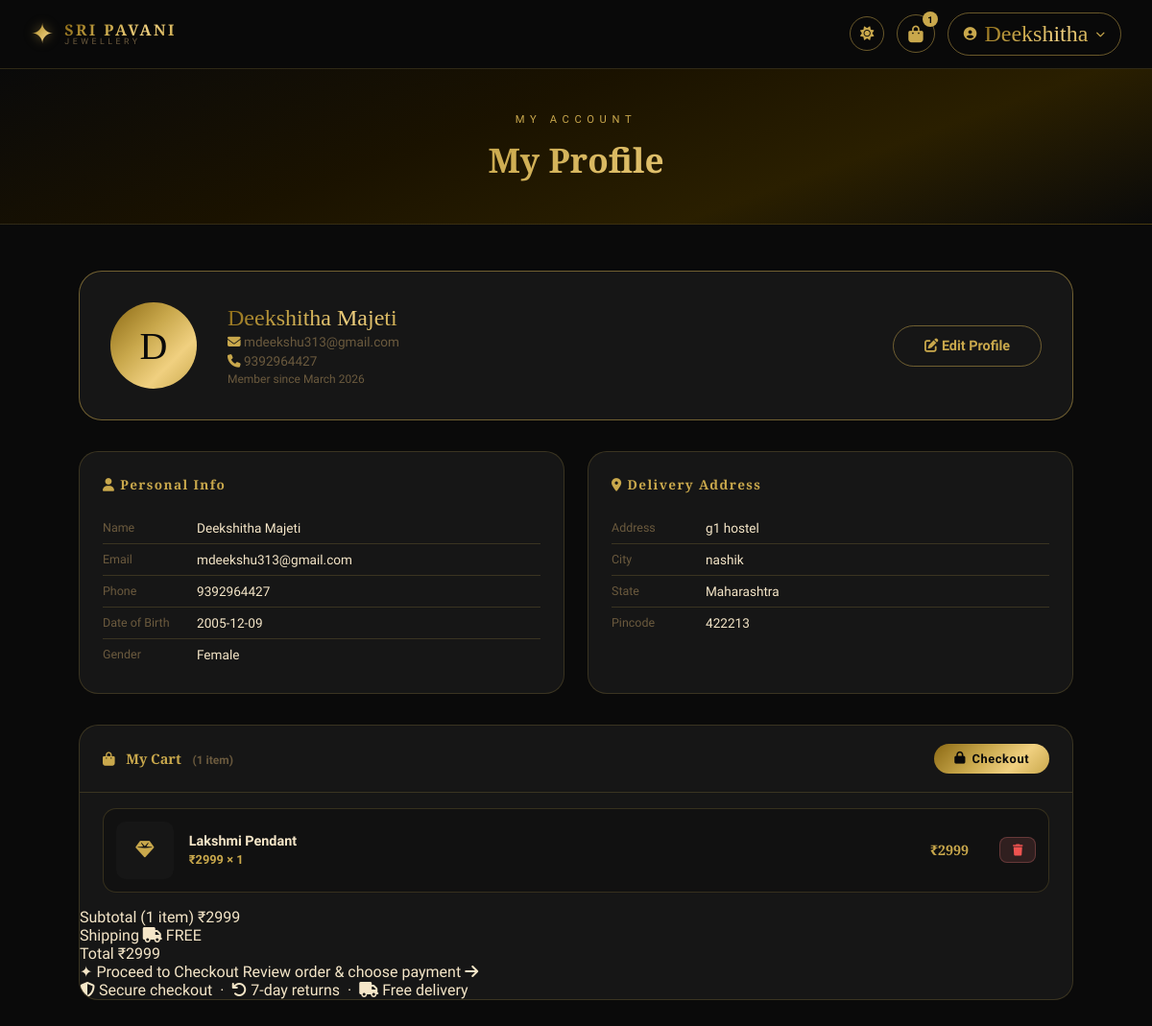
/profile (signed in), run on an earlier commit of the app's database.
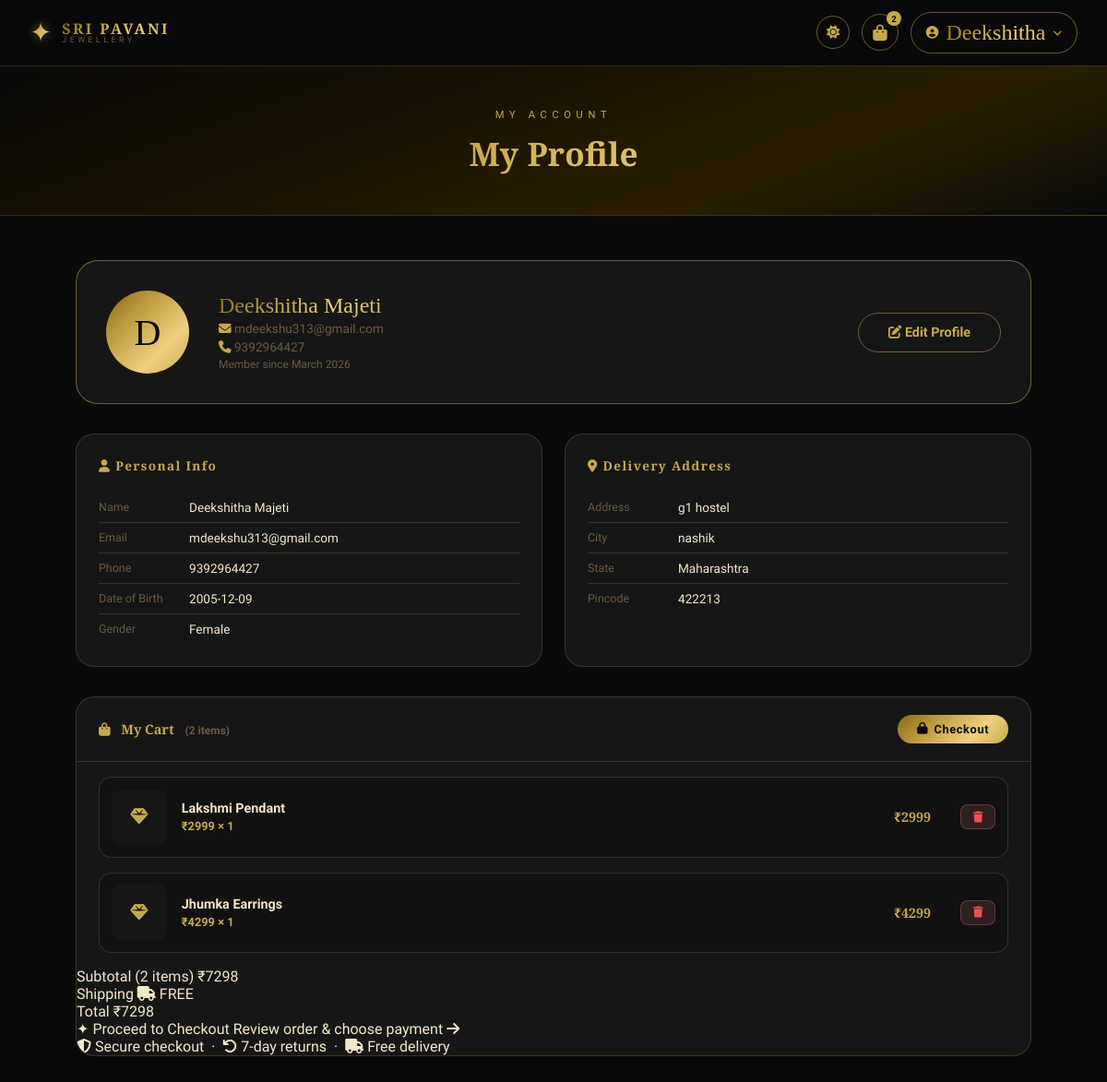
And on a later commit of the database.
### app.py (models this page shows, shortened)
class User(UserMixin, db.Model):
    id = db.Column(db.Integer, primary_key=True)
    name = db.Column(db.String(150), nullable=False)
    email = db.Column(db.String(150), unique=True, nullable=False)
    phone = db.Column(db.String(20))
    dob = db.Column(db.String(20))
    gender = db.Column(db.String(10))
    address = db.Column(db.Text)
    city = db.Column(db.String(100))
    state = db.Column(db.String(100))
    pincode = db.Column(db.String(10))
    password_hash = db.Column(db.String(256))
    is_admin = db.Column(db.Boolean, default=False)
    created_at = db.Column(db.DateTime, default=datetime.utcnow)
    cart_items = db.relationship('CartItem', backref='user', lazy=True)

class CartItem(db.Model):
    id = db.Column(db.Integer, primary_key=True)
    user_id = db.Column(db.Integer, db.ForeignKey('user.id'), nullable=False)
    product_id = db.Column(db.Integer, db.ForeignKey('product.id'), nullable=False)
    quantity = db.Column(db.Integer, default=1)
    product = db.relationship('Product')

class Product(db.Model):
    id = db.Column(db.Integer, primary_key=True)
    name = db.Column(db.String(200), nullable=False)
    description = db.Column(db.Text)
    price = db.Column(db.Float, nullable=False)
    weight = db.Column(db.Float)  # in grams
    image = db.Column(db.String(200))
    category_id = db.Column(db.Integer, db.ForeignKey('category.id'), nullable=False)
    is_new_collection = db.Column(db.Boolean, default=False)
    is_best_seller = db.Column(db.Boolean, default=False)
    is_stock_out = db.Column(db.Boolean, default=False)
    is_active = db.Column(db.Boolean, default=True)
    created_at = db.Column(db.DateTime, default=datetime.utcnow)

### app.py (the view)
@app.route('/profile')
@login_required
def profile():
    cart_items = CartItem.query.filter_by(user_id=current_user.id).all()
    total = sum(item.product.price * item.quantity for item in cart_items)
    return render_template('profile.html', cart_items=cart_items, total=total)

### app.py (called while the page is built)
@login_manager.user_loader
def load_user(user_id):
    return User.query.get(int(user_id))

def cart_count():
    if current_user.is_authenticated:
        return CartItem.query.filter_by(user_id=current_user.id).count()
    return 0

### templates/profile.html (shortened to what this page needs)
{% extends "base.html" %}
{% block content %}
<div style="background:var(--ombre-hero);padding:3rem 2rem 2rem;border-bottom:1px solid var(--border);">
  <div style="text-align:center;">
    <span class="section-eyebrow">My Account</span>
    <h2 class="section-title">My Profile</h2>
  </div>
</div>
<div class="profile-page">
  <div class="profile-hero">
    <div class="profile-avatar">{{ current_user.name[0].upper() }}</div>
    <div>
      <div class="profile-name">{{ current_user.name }}</div>
      <div class="profile-email"><i class="fas fa-envelope" style="color:var(--gold)"></i> {{ current_user.email }}</div>
      {% if current_user.phone %}<div class="profile-email"><i class="fas fa-phone" style="color:var(--gold)"></i> {{ current_user.phone }}</div>{% endif %}
      <div class="profile-joined">Member since {{ current_user.created_at.strftime('%B %Y') }}</div>
    </div>
    <div class="profile-actions">
      <a href="{{ url_for('edit_profile') }}" class="btn-outline">
        <i class="fas fa-edit"></i> Edit Profile
      </a>
    </div>
  </div>
  <div class="profile-details-grid">
    <div class="detail-card">
      <h3><i class="fas fa-user"></i> Personal Info</h3>
      <div class="detail-row"><span class="detail-label">Name</span><span class="detail-value">{{ current_user.name }}</span></div>
      <div class="detail-row"><span class="detail-label">Email</span><span class="detail-value">{{ current_user.email }}</span></div>
      <div class="detail-row"><span class="detail-label">Phone</span><span class="detail-value">{{ current_user.phone or '—' }}</span></div>
      <div class="detail-row"><span class="detail-label">Date of Birth</span><span class="detail-value">{{ current_user.dob or '—' }}</span></div>
      <div class="detail-row"><span class="detail-label">Gender</span><span class="detail-value">{{ current_user.gender or '—' }}</span></div>
    </div>
    <div class="detail-card">
      <h3><i class="fas fa-map-marker-alt"></i> Delivery Address</h3>
      <div class="detail-row"><span class="detail-label">Address</span><span class="detail-value">{{ current_user.address or '—' }}</span></div>
      <div class="detail-row"><span class="detail-label">City</span><span class="detail-value">{{ current_user.city or '—' }}</span></div>
      <div class="detail-row"><span class="detail-label">State</span><span class="detail-value">{{ current_user.state or '—' }}</span></div>
      <div class="detail-row"><span class="detail-label">Pincode</span><span class="detail-value">{{ current_user.pincode or '—' }}</span></div>
    </div>
  </div>
  <div class="cart-section">
    <div class="cart-header">
      <h3><i class="fas fa-shopping-bag" style="margin-right:.5rem"></i> My Cart
        <span style="font-size:.75rem;color:var(--text-muted);margin-left:.5rem;font-family:'Josefin Sans',sans-serif">
          ({{ cart_items|length }} item{{ 's' if cart_items|length != 1 }})
        </span>
      </h3>
      {% if cart_items %}
      <a href="{{ url_for('checkout') }}" class="btn-gold" style="padding:.5rem 1.3rem;font-size:.8rem;display:inline-flex;align-items:center;gap:.4rem">
        <i class="fas fa-lock"></i> Checkout
      </a>
      {% endif %}
    </div>
    {% if cart_items %}
    <div class="cart-items-list">
      {% for item in cart_items %}
      <div class="cart-item">
        <div class="cart-item-img">
          {% if item.product.image %}
            <img src="{{ url_for('static', filename=item.product.image) }}" alt="{{ item.product.name }}"/>
          {% else %}
            <i class="fas fa-gem" style="color:var(--gold);font-size:1.2rem"></i>
          {% endif %}
        </div>
        <div style="flex:1">
          <div class="cart-item-name">{{ item.product.name }}</div>
          <div class="cart-item-price">₹{{ "%.0f"|format(item.product.price) }} × {{ item.quantity }}</div>
        </div>
        <div style="font-weight:700;color:var(--gold);font-family:'Cinzel Decorative',serif;font-size:.9rem;margin-right:1rem">
          ₹{{ "%.0f"|format(item.product.price * item.quantity) }}
        </div>
        <form action="{{ url_for('remove_from_cart', item_id=item.id) }}" method="POST">
          <button type="submit" class="btn-sm btn-danger" title="Remove">
            <i class="fas fa-trash"></i>
          </button>
        </form>
      </div>
      {% endfor %}
    </div>
    <div class="cart-checkout-bar">
      <div class="cart-checkout-summary">
        <div class="cart-checkout-row">
          <span>Subtotal ({{ cart_items|length }} item{{ 's' if cart_items|length != 1 }})</span>
          <span>₹{{ "%.0f"|format(total) }}</span>
        </div>
        <div class="cart-checkout-row">
          <span>Shipping</span>
          <span class="free-shipping-tag"><i class="fas fa-truck"></i> FREE</span>
        </div>
        <div class="cart-checkout-row cart-checkout-total">
          <span>Total</span>
          <span class="cart-grand-total">₹{{ "%.0f"|format(total) }}</span>
        </div>
      </div>
      <a href="{{ url_for('checkout') }}" class="cart-checkout-btn">
        <span class="cart-checkout-btn-icon">✦</span>
        <span class="cart-checkout-btn-text">
          <span class="cart-checkout-btn-main">Proceed to Checkout</span>
          <span class="cart-checkout-btn-sub">Review order & choose payment</span>
        </span>
        <i class="fas fa-arrow-right cart-checkout-btn-arrow"></i>
      </a>
      <p class="cart-checkout-note">
        <i class="fas fa-shield-alt"></i> Secure checkout &nbsp;·&nbsp;
        <i class="fas fa-undo"></i> 7-day returns &nbsp;·&nbsp;
        <i class="fas fa-truck"></i> Free delivery
      </p>
    </div>
    {% endif %}
  </div>
</div>
{% endblock %}

### templates/base.html (shortened to what this page needs)
<!DOCTYPE html>
<html lang="en" data-theme="dark">
<head>
  <link rel="stylesheet" href="https://cdnjs.cloudflare.com/ajax/libs/font-awesome/6.5.1/css/all.min.css"/>
  <link rel="stylesheet" href="{{ url_for('static', filename='css/style.css') }}"/>
</head>
<body>
<header class="top-bar">
  <a href="{{ url_for('index') }}" class="logo">
    <span class="logo-icon">✦</span>
    <div class="logo-text">
      <span class="logo-main">SRI PAVANI</span>
      <span class="logo-sub">JEWELLERY</span>
    </div>
  </a>
  <div class="top-bar-right">
    <button class="theme-toggle" id="themeToggle" title="Toggle Theme">
      <i class="fas fa-sun" id="themeIcon"></i>
    </button>
    {% if current_user.is_authenticated %}
      <a href="{{ url_for('profile') }}" class="cart-btn">
        <i class="fas fa-shopping-bag"></i>
        <span class="cart-badge" id="cartBadge">{{ cart_count() }}</span>
      </a>
      <div class="profile-dropdown">
        <button class="profile-btn">
          <i class="fas fa-user-circle"></i>
          <span class="profile-name">{{ current_user.name.split()[0] }}</span>
          <i class="fas fa-chevron-down tiny"></i>
        </button>
      </div>
    {% endif %}
  </div>
</header>
<main>
  {% block content %}{% endblock %}
</main>
</body>
</html>

What changed in the data, as far as the page shows it:
shown differently, row unchanged: User "Deekshitha": id (not shown) → "2"
added CartItem: product.name "Jhumka Earrings", quantity "1"
now on this page (row unchanged): Product: product.price "4299", item.product.price*item.quantity "4299"
Also different on the page:
{{ cart_items|length }}: "1" → "2"
{{ 's' if cart_items|length != 1 }}: (not shown) → "s"
{{ "%.0f"|format(total) }}: "2999" → "7298"
{{ cart_count() }}: "1" → (not shown)
